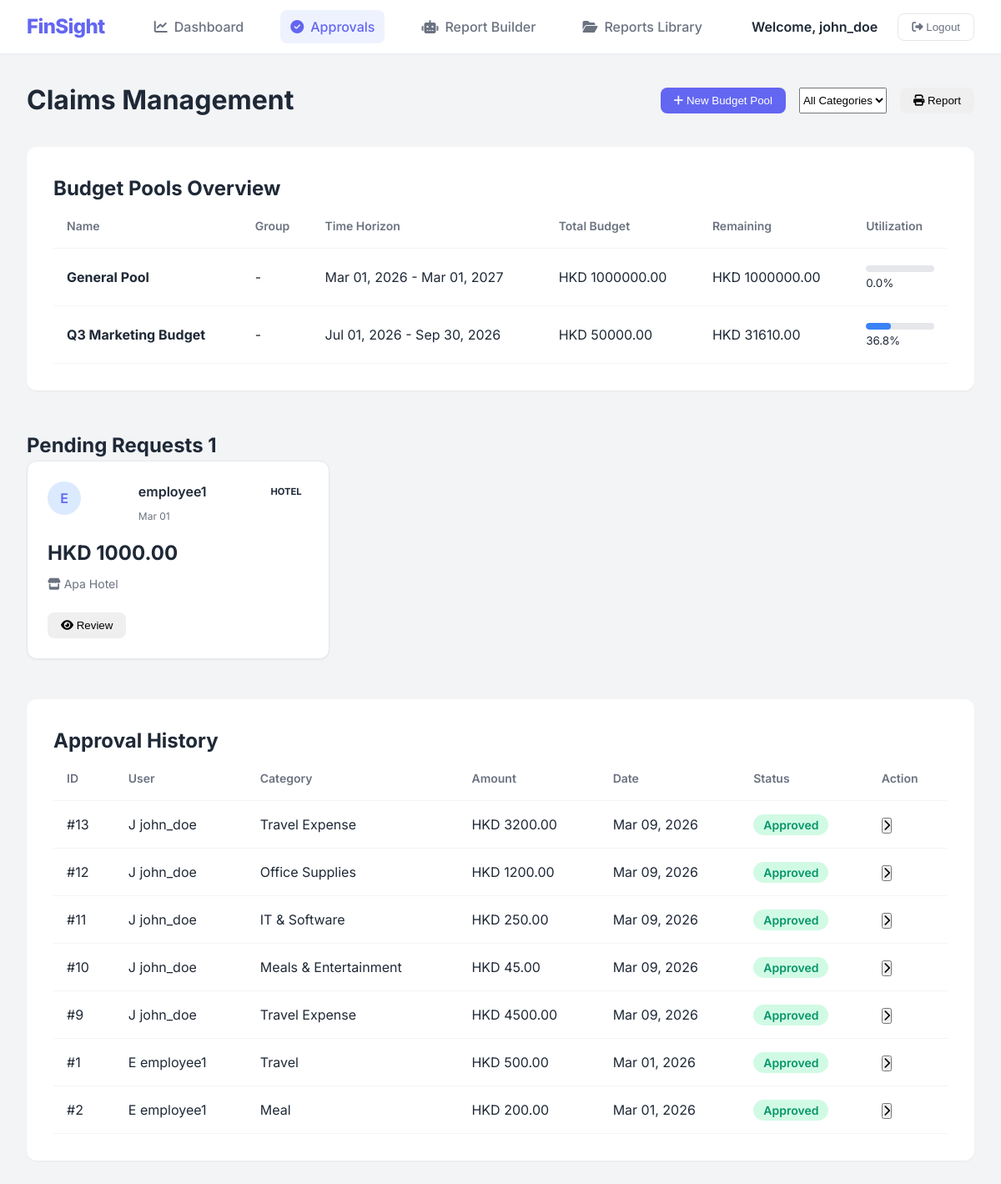
The page /portal/approval/ (signed in) on the database its author committed.
### api/models.py (models this page shows, shortened)
class User(AbstractUser):
    ROLE_CHOICES = (
        ('employee', 'Employee'),
        ('admin', 'Admin'),
    )
    role = models.CharField(max_length=20, choices=ROLE_CHOICES, default='employee')
    company = models.ForeignKey(Company, on_delete=models.CASCADE, null=True, blank=True, related_name='users')

class BudgetPool(models.Model):
    company = models.ForeignKey(Company, on_delete=models.CASCADE, null=True, blank=True, related_name='budget_pools')
    name = models.CharField(max_length=255)
    group = models.CharField(max_length=255, null=True, blank=True)
    start_date = models.DateField()
    end_date = models.DateField()
    total_budget_hkd = models.DecimalField(max_digits=12, decimal_places=2)
    remaining_hkd = models.DecimalField(max_digits=12, decimal_places=2, default=0)
    created_at = models.DateTimeField(auto_now_add=True)
    @property
    def utilization_percentage(self):
        if self.total_budget_hkd > 0:
            spent = self.total_budget_hkd - self.remaining_hkd
            return round((spent / self.total_budget_hkd) * 100, 1)
        return 0

class Claim(models.Model):
    STATUS_CHOICES = (
        ('pending', 'Pending'),
        ('approved', 'Approved'),
        ('rejected', 'Rejected'),
        ('returned', 'Returned'),
    )
    user = models.ForeignKey(User, on_delete=models.CASCADE, related_name='claims')
    budget_pool = models.ForeignKey(BudgetPool, on_delete=models.SET_NULL, null=True, blank=True, related_name='active_claims')
    status = models.CharField(max_length=20, choices=STATUS_CHOICES, default='pending')
    amount_hkd = models.DecimalField(max_digits=12, decimal_places=2, null=True, blank=True)
    merchant = models.CharField(max_length=255, null=True, blank=True)
    date = models.DateField(null=True, blank=True)
    category = models.CharField(max_length=255, null=True, blank=True)
    note = models.TextField(null=True, blank=True)
    created_at = models.DateTimeField(auto_now_add=True)
    updated_at = models.DateTimeField(auto_now=True)

### portal/views.py (the view)
# urls.py: path('approval/', views.approval_view, name='approval'),
@login_required(login_url='login')
def approval_view(request):
    budget_pools = BudgetPool.objects.all()
    pending_claims = Claim.objects.filter(status='pending').order_by('-created_at')
    history_claims = Claim.objects.exclude(status='pending').order_by('-updated_at')[:10]
    context = {
        'budget_pools': budget_pools,
        'pending_claims': pending_claims,
        'history_claims': history_claims,
        'pending_count': pending_claims.count()
    }
    return render(request, 'approval.html', context)

### portal/templates/approval.html (shortened to what this page needs)
{% extends 'base.html' %}
{% load static %}
{% block extra_css %}
    <link rel="stylesheet" href="{% static 'portal/css/approval.css' %}">
{% endblock %}
{% block content %}
<div class="approval-header">
    <h1 class="page-title">Claims Management</h1>
    <div class="header-actions">
        <button class="btn btn-primary" onclick="openBudgetPoolModal()">
            <i class="fas fa-plus"></i> New Budget Pool
        </button>
        <select class="form-select filter-dropdown" onchange="filterClaims(this.value)">
            <option value="all">All Categories</option>
        </select>
        <button class="btn btn-outline" onclick="window.print()">
            <i class="fas fa-print"></i> Report
        </button>
    </div>
</div>
<section class="budget-pools-section card">
    <h2 class="section-heading">Budget Pools Overview</h2>
    <div class="table-responsive">
        <table class="history-table">
            <thead>
                <tr>
                    <th>Name</th>
                    <th>Group</th>
                    <th>Time Horizon</th>
                    <th>Total Budget</th>
                    <th>Remaining</th>
                    <th>Utilization</th>
                </tr>
            </thead>
            <tbody>
                {% for pool in budget_pools %}
                <tr>
                    <td><strong>{{ pool.name }}</strong></td>
                    <td>{{ pool.group|default:"-" }}</td>
                    <td>{{ pool.start_date|date:"M d, Y" }} - {{ pool.end_date|date:"M d, Y" }}</td>
                    <td>HKD {{ pool.total_budget_hkd }}</td>
                    <td>HKD {{ pool.remaining_hkd }}</td>
                    <td>
                        <div class="progress-bar-container">
                            <div class="progress-bar" style="width: {{ pool.utilization_percentage }}%;"></div>
                        </div>
                        <small>{{ pool.utilization_percentage }}%</small>
                    </td>
                </tr>
                {% empty %}
                <tr><td colspan="6" class="text-center">No budget pools created yet.</td></tr>
                {% endfor %}
            </tbody>
        </table>
    </div>
</section>
<section class="pending-section">
    <h2 class="section-heading">Pending Requests <span class="badge">{{ pending_count }}</span></h2>
    <div class="grid-container">
        {% for claim in pending_claims %}
        <div class="claim-card card" data-category="{{ claim.category }}">
            <div class="card-top">
                <div class="user-avatar">{{ claim.user.username|make_list|first|upper }}</div>
                <div class="claim-meta">
                    <h3>{{ claim.user.username }}</h3>
                    <span class="claim-date">{{ claim.created_at|date:"M d" }}</span>
                </div>
                <span class="category-tag {{ claim.category|lower }}">{{ claim.category }}</span>
            </div>
            <div class="card-mid">
                <p class="amount">HKD {{ claim.amount_hkd|floatformat:2 }}</p>
                <p class="merchant"><i class="fas fa-store"></i> {{ claim.merchant|default:"Unknown Merchant" }}</p>
            </div>
            <div class="card-actions">
                <button class="btn btn-outline" onclick="openClaimModal('{{ claim.id }}')">
                    <i class="fas fa-eye"></i> Review
                </button>
            </div>
        </div>
        {% empty %}
        <div class="empty-state">
            <i class="fas fa-check-circle"></i>
            <p>All caught up! No pending claims.</p>
        </div>
        {% endfor %}
    </div>
</section>
<section class="history-section card">
    <h2 class="section-heading">Approval History</h2>
    <div class="table-responsive">
        <table class="history-table">
            <thead>
                <tr>
                    <th>ID</th>
                    <th>User</th>
                    <th>Category</th>
                    <th>Amount</th>
                    <th>Date</th>
                    <th>Status</th>
                    <th>Action</th>
                </tr>
            </thead>
            <tbody>
                {% for claim in history_claims %}
                <tr>
                    <td>#{{ claim.id }}</td>
                    <td>
                        <div class="user-cell">
                            <span class="avatar-sm">{{ claim.user.username|make_list|first|upper }}</span>
                            {{ claim.user.username }}
                        </div>
                    </td>
                    <td>{{ claim.category }}</td>
                    <td>HKD {{ claim.amount_hkd }}</td>
                    <td>{{ claim.created_at|date:"M d, Y" }}</td>
                    <td>
                        <span class="status-badge status-{{ claim.status }}">
                            {{ claim.get_status_display }}
                        </span>
                    </td>
                    <td>
                        <button class="btn-icon"><i class="fas fa-chevron-right"></i></button>
                    </td>
                </tr>
                {% empty %}
                <tr><td colspan="7" class="text-center">No history found.</td></tr>
                {% endfor %}
            </tbody>
        </table>
    </div>
</section>
{% endblock %}

### portal/templates/base.html (shortened to what this page needs)
<!DOCTYPE html>
<html lang="en">
<head>
    <link rel="stylesheet" href="https://cdnjs.cloudflare.com/ajax/libs/font-awesome/6.4.0/css/all.min.css">
    {% load static %}
    <link rel="stylesheet" href="{% static 'portal/css/base.css' %}">
    {% block extra_css %}{% endblock %}
</head>
<body>
    <header class="header">
        <div class="logo">FinSight</div>
        <nav class="nav-links">
            <a href="{% url 'dashboard' %}" class="{% if request.resolver_match.url_name == 'dashboard' %}active{% endif %}">
                <i class="fas fa-chart-line"></i> Dashboard
            </a>
            <a href="{% url 'approval' %}" class="{% if request.resolver_match.url_name == 'approval' %}active{% endif %}">
                <i class="fas fa-check-circle"></i> Approvals
            </a>
            <a href="{% url 'chatbot' %}" class="{% if request.resolver_match.url_name == 'chatbot' %}active{% endif %}">
                <i class="fas fa-robot"></i> Report Builder
            </a>
            <a href="{% url 'reports' %}" class="{% if request.resolver_match.url_name == 'reports' %}active{% endif %}">
                <i class="fas fa-folder-open"></i> Reports Library
            </a>
        </nav>
        <div class="user-controls">
            <span class="user-name">Welcome, {{ user.username }}</span>
            <button class="logout-btn" onclick="location.href='{% url 'login' %}'">
                <i class="fas fa-sign-out-alt"></i> Logout
            </button>
        </div>
    </header>
    <div class="main-container">
        {% block content %}{% endblock %}
    </div>
</body>
</html>

### portal/static/portal/css/base.css (style rules this page uses)
:root { --primary-color: #6366f1; --primary-dark: #4f46e5; --secondary-color: #ec4899; --background-color: #f3f4f6; --card-bg: #ffffff; --text-primary: #1f2937; --text-secondary: #6b7280; --success-color: #10b981; --danger-color: #ef4444; --warning-color: #f59e0b; --shadow-sm: 0 1px 2px 0 rgba(0, 0, 0, 0.05); --shadow-md: 0 4px 6px -1px rgba(0, 0, 0, 0.1), 0 2px 4px -1px rgba(0, 0, 0, 0.06); --radius-md: 0.5rem; --radius-lg: 0.75rem; }
* { box-sizing: border-box; margin: 0; padding: 0; }
body { font-family: 'Inter', sans-serif; background-color: var(--background-color); color: var(--text-primary); line-height: 1.5; }
a { text-decoration: none; color: inherit; }
.header { background-color: var(--card-bg); padding: 0.75rem 2rem; display: flex; justify-content: space-between; align-items: center; box-shadow: var(--shadow-sm); position: sticky; top: 0; z-index: 50; }
.logo { font-size: 1.5rem; font-weight: 800; color: var(--primary-color); letter-spacing: -0.025em; }
.nav-links { display: flex; gap: 2rem; }
.nav-links a { color: var(--text-secondary); font-weight: 500; display: flex; align-items: center; gap: 0.5rem; padding: 0.5rem 0.75rem; border-radius: var(--radius-md); transition: all 0.2s; }
.nav-links a:hover, .nav-links a.active { color: var(--primary-color); background-color: #eef2ff; }
.user-controls { display: flex; align-items: center; gap: 1.5rem; }
.user-name { font-weight: 600; color: var(--text-primary); }
.logout-btn { background: none; border: 1px solid #e5e7eb; padding: 0.5rem 1rem; border-radius: var(--radius-md); cursor: pointer; font-weight: 500; color: var(--text-secondary); transition: all 0.2s; }
.main-container { max-width: 1400px; margin: 2rem auto; padding: 0 2rem; }
.card { background-color: var(--card-bg); border-radius: var(--radius-lg); box-shadow: var(--shadow-sm); padding: 1.5rem; }
.btn { padding: 0.5rem 1rem; border-radius: var(--radius-md); font-weight: 500; cursor: pointer; border: none; transition: background-color 0.2s; }
.btn-primary { background-color: var(--primary-color); color: white; }
.status-badge { padding: 0.25rem 0.75rem; border-radius: 9999px; font-size: 0.875rem; font-weight: 600; }
.status-approved { background-color: #d1fae5; color: #059669; }

### portal/static/portal/css/approval.css (style rules this page uses)
.approval-header { display: flex; justify-content: space-between; align-items: center; margin-bottom: 2rem; }
.header-actions { display: flex; gap: 1rem; }
.pending-section { margin-bottom: 3rem; }
.grid-container { display: grid; grid-template-columns: repeat(auto-fill, minmax(280px, 1fr)); gap: 1.5rem; }
.claim-card { padding: 1.5rem; display: flex; flex-direction: column; justify-content: space-between; min-height: 200px; border: 1px solid #e5e7eb; }
.card-top { display: flex; align-items: flex-start; justify-content: space-between; margin-bottom: 1rem; }
.user-avatar { width: 2.5rem; height: 2.5rem; border-radius: 50%; background-color: #dbeafe; color: var(--primary-color); display: flex; align-items: center; justify-content: center; font-weight: 600; }
.claim-meta h3 { font-size: 1rem; font-weight: 600; margin-bottom: 0.25rem; }
.claim-date { font-size: 0.75rem; color: var(--text-secondary); }
.category-tag { font-size: 0.7rem; padding: 0.25rem 0.5rem; border-radius: 4px; text-transform: uppercase; font-weight: 700; }
.card-mid { margin-bottom: 1.5rem; }
.amount { font-size: 1.5rem; font-weight: 700; color: var(--text-primary); }
.merchant { color: var(--text-secondary); font-size: 0.875rem; margin-top: 0.5rem; }
.history-section { padding: 2rem; }
.history-table { width: 100%; border-collapse: collapse; }
.history-table th, .history-table td { text-align: left; padding: 1rem; border-bottom: 1px solid #f3f4f6; }
.history-table th { font-weight: 600; color: var(--text-secondary); font-size: 0.875rem; }
.budget-pools-section { margin-bottom: 3rem; padding: 2rem; }
.progress-bar-container { width: 100%; background-color: #e5e7eb; border-radius: 9999px; height: 0.5rem; margin-top: 0.25rem; overflow: hidden; }
.progress-bar { background-color: #3b82f6; height: 100%; border-radius: 9999px; }

### rows shown on the page
User: username "john_doe"
BudgetPool: name "General Pool", group "-", start_date "Mar 01, 2026", end_date "Mar 01, 2027", total_budget_hkd "1000000.00", remaining_hkd "1000000.00", utilization_percentage "0.0"
BudgetPool: name "Q3 Marketing Budget", group "-", start_date "Jul 01, 2026", end_date "Sep 30, 2026", total_budget_hkd "50000.00", remaining_hkd "31610.00", utilization_percentage "36.8"
Claim: user.username|make_list "E", user.username "employee1", created_at "Mar 01", category "HOTEL", amount_hkd "1000.00", merchant "Apa Hotel"
Claim: id "13", user.username|make_list "J", user.username "john_doe", category "Travel Expense", amount_hkd "3200.00", created_at "Mar 09, 2026", status "Approved"
Claim: id "12", user.username|make_list "J", user.username "john_doe", category "Office Supplies", amount_hkd "1200.00", created_at "Mar 09, 2026", status "Approved"
Claim: id "11", user.username|make_list "J", user.username "john_doe", category "IT & Software", amount_hkd "250.00", created_at "Mar 09, 2026", status "Approved"
Claim: id "10", user.username|make_list "J", user.username "john_doe", category "Meals & Entertainment", amount_hkd "45.00", created_at "Mar 09, 2026", status "Approved"
Claim: id "9", user.username|make_list "J", user.username "john_doe", category "Travel Expense", amount_hkd "4500.00", created_at "Mar 09, 2026", status "Approved"
Claim: id "1", user.username|make_list "E", user.username "employee1", category "Travel", amount_hkd "500.00", created_at "Mar 01, 2026", status "Approved"
Claim: id "2", user.username|make_list "E", user.username "employee1", category "Meal", amount_hkd "200.00", created_at "Mar 01, 2026", status "Approved"

### other values the page prints
{{ pending_count }} "1"
